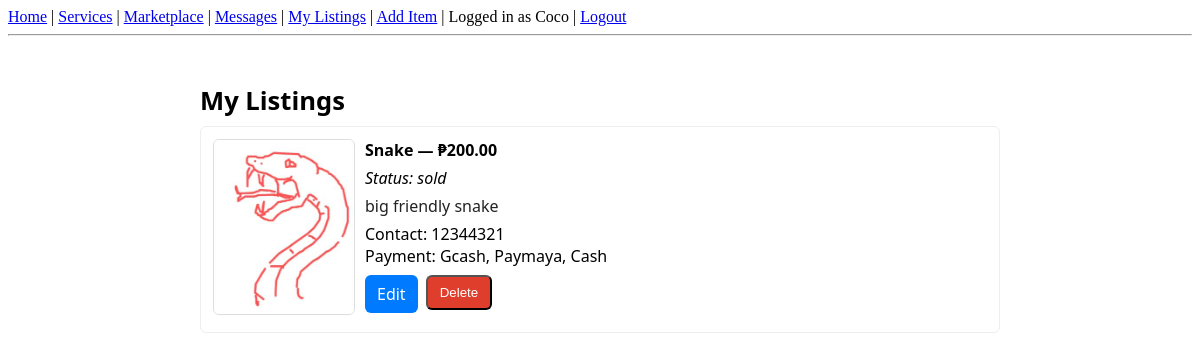
The page /my_listings (signed in) on the database its author committed.
### tables this page shows
CREATE TABLE items (
        item_id INTEGER PRIMARY KEY AUTOINCREMENT,
        student_id INTEGER,
        item_name TEXT NOT NULL,
        price REAL NOT NULL,
        description TEXT,
        image TEXT, contact TEXT, payment TEXT, status TEXT DEFAULT 'available',
        FOREIGN KEY (student_id) REFERENCES students(student_id)
    );

### app.py (the view)
@app.route('/my_listings')
def my_listings():
    student_id = session.get('user_id')
    if not student_id:
        flash("Please log in to view your listings.")
        return redirect(url_for('login'))
    conn = get_db_connection()
    cur = conn.cursor()
    cur.execute("SELECT * FROM items WHERE student_id=?", (student_id,))
    rows = cur.fetchall()
    items = [dict(r) for r in rows]
    conn.close()
    return render_template('my_listings.html', items=items)

### app.py (called while the page is built)
def get_db_connection():
    db_path = os.path.join(BASE_DIR, 'database', 'marketplace.db')
    conn = sqlite3.connect(db_path)
    conn.row_factory = sqlite3.Row
    return conn

@app.template_filter('php')
def format_php(value):
    try:
        if value is None or value == '':
            return ''
        s = str(value).strip()
        s = s.replace(',', '').replace('₱', '').replace('PHP', '').strip()
        v = float(s)
        return f"₱{v:,.2f}"
    except Exception:
        return value

### templates/my_listings.html (shortened to what this page needs)
{% extends "base.html" %}
{% block content %}
<div class="my-listings">
  <h1>My Listings</h1>
  {% if items %}
    {% for item in items %}
      <div class="my-item">
        <div class="my-thumb">
          {% if item['image'] %}
            <img src="{{ url_for('static', filename='uploads/' ~ item['image']) }}" alt="{{ item['item_name'] }}">
          {% else %}
            <img src="{{ url_for('static', filename='placeholder.png') }}" alt="No image">
          {% endif %}
        </div>
        <div class="my-body">
          <div class="my-title">{{ item['item_name'] }} — {{ item['price']|php }}</div>
          <div class="my-meta"><em>Status: {{ item['status'] or 'available' }}</em></div>
          {% if item['description'] %}
            <div class="my-desc">{{ item['description'] }}</div>
          {% endif %}
          <div>Contact: {{ item['contact'] }}</div>
          <div>Payment: {{ item['payment'] }}</div>
          <div class="my-actions">
            <a class="btn" href="{{ url_for('edit_listing', item_id=item['item_id']) }}">Edit</a>
            <form action="{{ url_for('delete_listing', item_id=item['item_id']) }}" method="post" style="display:inline">
              <button class="btn btn-danger" type="submit" onclick="return confirm('Remove this listing?');">Delete</button>
            </form>
          </div>
        </div>
      </div>
    {% endfor %}
  {% else %}
    <p>No listings.</p>
  {% endif %}
</div>
{% endblock %}

### templates/base.html (shortened to what this page needs)
<!DOCTYPE html>
<html lang="en">
<head>
</head>
<body>
<nav>
  <a href="{{ url_for('home') }}">Home</a> |
  <a href="{{ url_for('services') }}">Services</a> |
  <a href="{{ url_for('marketplace') }}">Marketplace</a> |
  <a href="{{ url_for('messages') }}">Messages</a> |
  {% if session.get('user_id') %}
    <a href="{{ url_for('my_listings') }}">My Listings</a> |
    <a href="{{ url_for('add_item') }}">Add Item</a> |
    Logged in as {{ session.get('user_name') }} |
    <a href="{{ url_for('logout') }}">Logout</a>
  {% else %}
    <a href="{{ url_for('register') }}">Register</a> |
    <a href="{{ url_for('login') }}">Login</a>
  {% endif %}
</nav>
<hr>
{% block content %}{% endblock %}
</body>
</html>

### templates/my_listings.html (style rules this page uses)
.my-listings { max-width:800px;margin:18px auto;padding:12px;font-family:Segoe UI,Roboto,Arial; }
.my-listings h1 { font-size:1.6rem;margin-bottom:8px; }
.my-item { display:flex;gap:12px;align-items:flex-start;padding:12px;border:1px solid #eee;border-radius:6px;margin-bottom:12px; }
.my-thumb { width:140px;flex-shrink:0; }
.my-thumb img { max-width:100%;border-radius:6px;border:1px solid #ddd; }
.my-body { flex:1; }
.my-title { font-weight:700;margin-bottom:6px; }
.my-desc { margin:6px 0;color:#222; }
.my-actions { margin-top:8px;display:flex;gap:8px; }
.btn { background:#007bff;color:#fff;padding:8px 12px;border-radius:6px;text-decoration:none; }
.btn-danger { background:#e03e2d; }

### rows shown on the page
items: image (picture), item_name "Snake", price|php "₱200.00", status "sold", description "big friendly snake", contact "12344321", payment "Gcash, Paymaya, Cash"

### other values the page prints
{{ session.get('user_name') }} "Coco"
